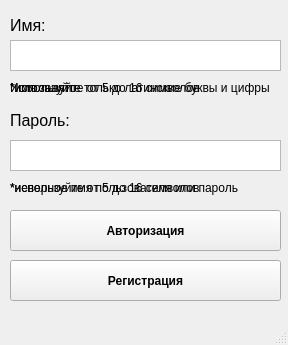
<?xml version="1.0" encoding="UTF-8"?>
<ui version="4.0">
 <class>MainWindow</class>
 <widget class="QMainWindow" name="MainWindow">
  <property name="enabled">
   <bool>true</bool>
  </property>
  <property name="geometry">
   <rect>
    <x>0</x>
    <y>0</y>
    <width>288</width>
    <height>345</height>
   </rect>
  </property>
  <property name="cursor">
   <cursorShape>ArrowCursor</cursorShape>
  </property>
  <property name="windowTitle">
   <string>Регистрация/Авторизация</string>
  </property>
  <widget class="QWidget" name="centralwidget">
   <widget class="QLabel" name="label_2">
    <property name="geometry">
     <rect>
      <x>10</x>
      <y>10</y>
      <width>71</width>
      <height>31</height>
     </rect>
    </property>
    <property name="font">
     <font>
      <pointsize>12</pointsize>
     </font>
    </property>
    <property name="text">
     <string>Имя:</string>
    </property>
   </widget>
   <widget class="QTextEdit" name="textEdit">
    <property name="geometry">
     <rect>
      <x>10</x>
      <y>40</y>
      <width>271</width>
      <height>31</height>
     </rect>
    </property>
   </widget>
   <widget class="QLabel" name="label_3">
    <property name="geometry">
     <rect>
      <x>10</x>
      <y>110</y>
      <width>81</width>
      <height>21</height>
     </rect>
    </property>
    <property name="font">
     <font>
      <pointsize>12</pointsize>
     </font>
    </property>
    <property name="text">
     <string>Пароль:</string>
    </property>
   </widget>
   <widget class="QTextEdit" name="textEdit_2">
    <property name="geometry">
     <rect>
      <x>10</x>
      <y>140</y>
      <width>271</width>
      <height>31</height>
     </rect>
    </property>
   </widget>
   <widget class="QLabel" name="label_4">
    <property name="enabled">
     <bool>true</bool>
    </property>
    <property name="geometry">
     <rect>
      <x>10</x>
      <y>80</y>
      <width>231</width>
      <height>16</height>
     </rect>
    </property>
    <property name="text">
     <string>*используйте от 5 до 16 символов</string>
    </property>
   </widget>
   <widget class="QLabel" name="label_5">
    <property name="enabled">
     <bool>true</bool>
    </property>
    <property name="geometry">
     <rect>
      <x>10</x>
      <y>180</y>
      <width>231</width>
      <height>16</height>
     </rect>
    </property>
    <property name="text">
     <string>*используйте от 5 до 16 символов</string>
    </property>
   </widget>
   <widget class="QPushButton" name="pushButton">
    <property name="geometry">
     <rect>
      <x>10</x>
      <y>210</y>
      <width>271</width>
      <height>41</height>
     </rect>
    </property>
    <property name="font">
     <font>
      <pointsize>9</pointsize>
      <weight>75</weight>
      <bold>true</bold>
     </font>
    </property>
    <property name="text">
     <string>Авторизация</string>
    </property>
   </widget>
   <widget class="QPushButton" name="pushButton_2">
    <property name="geometry">
     <rect>
      <x>10</x>
      <y>260</y>
      <width>271</width>
      <height>41</height>
     </rect>
    </property>
    <property name="font">
     <font>
      <pointsize>9</pointsize>
      <weight>75</weight>
      <bold>true</bold>
     </font>
    </property>
    <property name="text">
     <string>Регистрация</string>
    </property>
   </widget>
   <widget class="QLabel" name="label">
    <property name="geometry">
     <rect>
      <x>10</x>
      <y>80</y>
      <width>91</width>
      <height>16</height>
     </rect>
    </property>
    <property name="text">
     <string>*имя занято</string>
    </property>
   </widget>
   <widget class="QLabel" name="label_6">
    <property name="geometry">
     <rect>
      <x>10</x>
      <y>80</y>
      <width>271</width>
      <height>16</height>
     </rect>
    </property>
    <property name="text">
     <string>Используйте только латинские буквы и цифры</string>
    </property>
   </widget>
   <widget class="QLabel" name="label_7">
    <property name="geometry">
     <rect>
      <x>10</x>
      <y>180</y>
      <width>271</width>
      <height>16</height>
     </rect>
    </property>
    <property name="text">
     <string>*неверное имя пользователя или пароль</string>
    </property>
   </widget>
  </widget>
  <widget class="QMenuBar" name="menubar">
   <property name="geometry">
    <rect>
     <x>0</x>
     <y>0</y>
     <width>288</width>
     <height>21</height>
    </rect>
   </property>
  </widget>
  <widget class="QStatusBar" name="statusbar"/>
 </widget>
 <resources/>
 <connections/>
</ui>
